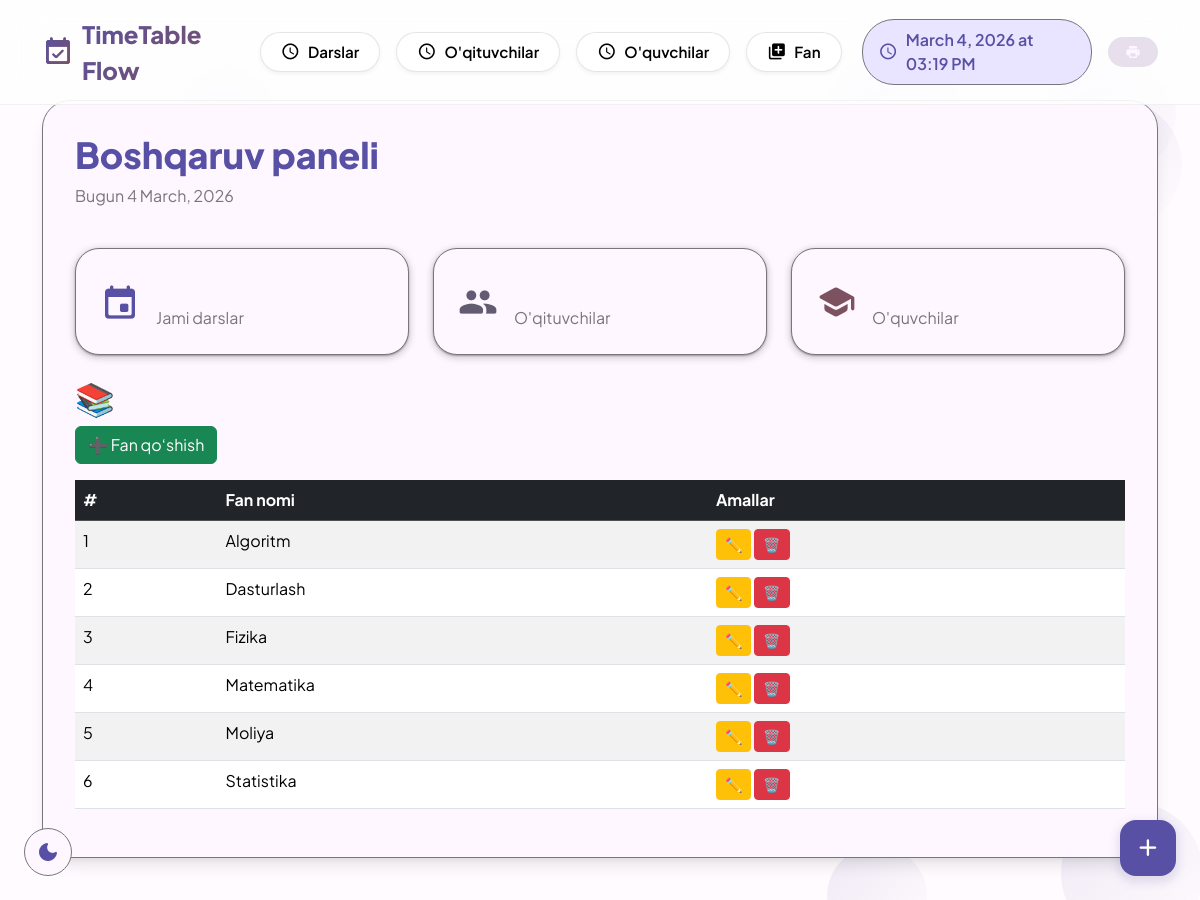
/subjects/, run on the app's committed database.
### raspisaniya/models.py (models this page shows, shortened)
class Subject(models.Model):
    name = models.CharField(max_length=100, unique=True)

### raspisaniya/views.py (the view)
# urls.py: path('subjects/', views.subject_list, name='subject_list'),
def subject_list(request):
    subjects = Subject.objects.all().order_by('name')
    return render(request, 'raspisaniya/subject_list.html', {'subjects': subjects})

### templates/raspisaniya/subject_list.html
{% extends 'raspisaniya/base.html' %}
{% block content %}
<h2>📚 Fanlar ro‘yxati</h2>
<a href="{% url 'subject_create' %}" class="btn btn-success mb-3">➕ Fan qo‘shish</a>
<table class="table table-striped table-hover">
    <thead class="table-dark">
        <tr>
            <th>#</th>
            <th>Fan nomi</th>
            <th>Amallar</th>
        </tr>
    </thead>
    <tbody>
        {% for subject in subjects %}
        <tr>
            <td>{{ forloop.counter }}</td>
            <td>{{ subject.name }}</td>
            <td>
                <a href="{% url 'subject_update' subject.pk %}" class="btn btn-sm btn-warning">✏️</a>
                <a href="{% url 'subject_delete' subject.pk %}" class="btn btn-sm btn-danger">🗑️</a>
            </td>
        </tr>
        {% endfor %}
    </tbody>
</table>
{% endblock %}

### templates/raspisaniya/base.html (style rules this page uses)
* { margin: 0; padding: 0; box-sizing: border-box; }
:root { --md-primary: #5850a4; --md-primary-container: #e9e4ff; --md-secondary: #625b71; --md-secondary-container: #e8def8; --md-tertiary: #7d5260; --md-tertiary-container: #ffd8e4; --md-surface: #fef7ff; --md-surface-variant: #e7e0ec; --md-background: #fffbfe; --md-error: #ba1a1a; --md-error-container: #ffdad6; --md-outline: #79747e; --md-shadow: 0 4px 6px -2px rgba(0,0,0,0.05), 0 10px 15px -3px rgba(0,0,0,0.1); }
body { font-family: 'Plus Jakarta Sans', sans-serif; background: var(--md-background); color: var(--md-surface); transition: all 0.3s ease; min-height: 100vh; position: relative; }

### data on the page
Subject: name "Algoritm"
Subject: name "Dasturlash"
Subject: name "Fizika"
Subject: name "Matematika"
Subject: name "Moliya"
Subject: name "Statistika"
